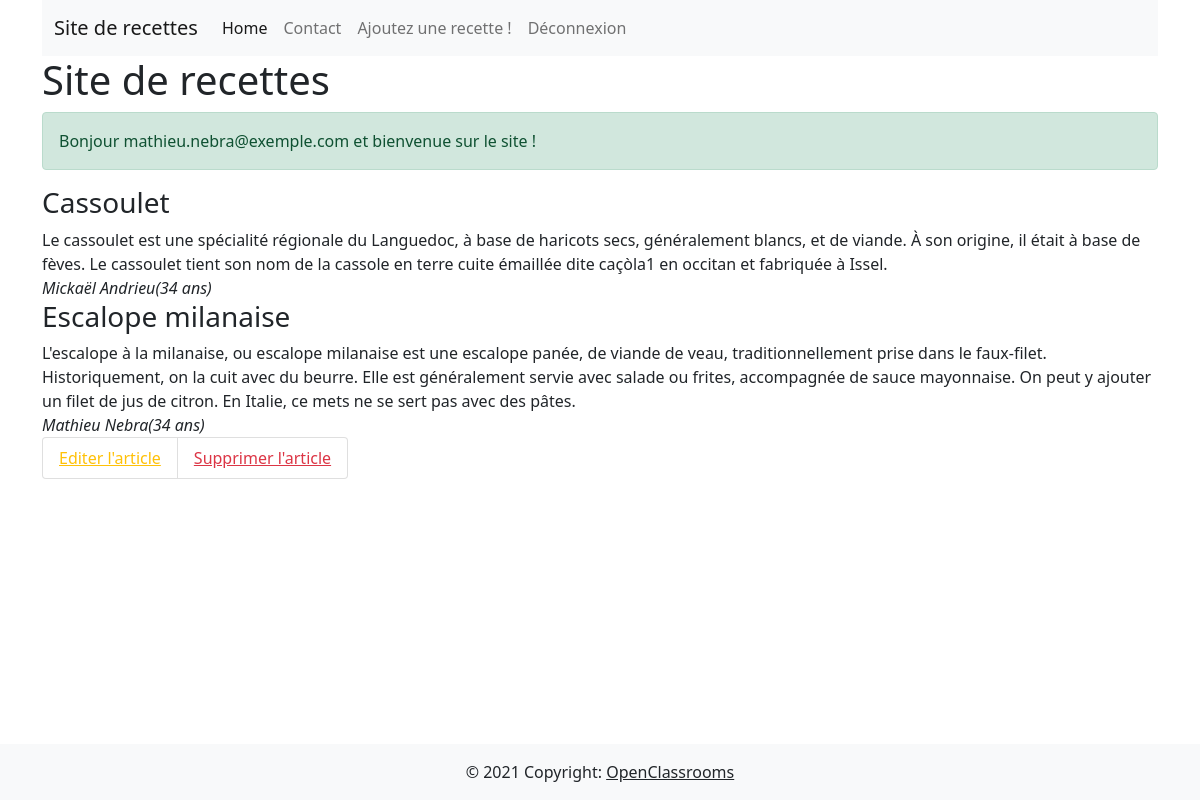
Page /index.php (signed in) on the committed database.
### tables this page shows
CREATE TABLE IF NOT EXISTS `recipes` (
    `recipe_id` int(11) NOT NULL AUTO_INCREMENT,
    `title` varchar(128) NOT NULL,
    `recipe` TEXT NOT NULL,
    `author` varchar(255) NOT NULL,
    `is_enabled` BOOLEAN NOT NULL,
    PRIMARY KEY (`recipe_id`)
    );

CREATE TABLE IF NOT EXISTS `users` (
    `user_id` int(11) NOT NULL AUTO_INCREMENT,
    `full_name` varchar(64) NOT NULL,
    `email` varchar(255) NOT NULL,
    `password` varchar(255) NOT NULL,
    `age` INT NOT NULL,
    PRIMARY KEY (`user_id`)
    );

### variables.php (called while the page is built)
<?php
require_once 'databaseconnect.php';
$usersStatement = $mysqlClient->prepare('SELECT * FROM users');
$usersStatement->execute();
$users = $usersStatement->fetchAll();
$recipesStatement = $mysqlClient->prepare('SELECT * FROM recipes WHERE is_enabled is TRUE');
$recipesStatement->execute();
$recipes = $recipesStatement->fetchAll();
?>

### functions.php (called while the page is built, shortened)
<?php
function displayAuthor(string $authorEmail, array $users): string
{
    foreach ($users as $user) {
        if ($authorEmail === $user['email']) {
            return $user['full_name'] . '(' . $user['age'] . ' ans)';
        }
    }
    return 'Auteur inconnu';
}
function isValidRecipe(array $recipe): bool
{
    if (array_key_exists('is_enabled', $recipe)) {
        $isEnabled = $recipe['is_enabled'];
    } else {
        $isEnabled = false;
    }
    return $isEnabled;
}
function getRecipes(array $recipes): array
{
    $valid_recipes = [];
    foreach ($recipes as $recipe) {
        if (isValidRecipe($recipe)) {
            $valid_recipes[] = $recipe;
        }
    }
    return $valid_recipes;
}

### index.php (the view, shortened to what this page needs)
<?php
require_once(__DIR__ . '/variables.php');
require_once(__DIR__ . '/functions.php');
?>
<!DOCTYPE html>
<html>
<head>
    <link href="https://cdn.jsdelivr.net/npm/bootstrap@5.0.2/dist/css/bootstrap.min.css" rel="stylesheet">
</head>
<body class="d-flex flex-column min-vh-100">
    <div class="container">
        <?php require_once(__DIR__ . '/header.php'); ?>
        <h1>Site de recettes</h1>
        <?php require_once(__DIR__ . '/login.php'); ?>
        <?php foreach (getRecipes($recipes) as $recipe) : ?>
            <article>
                <h3><?php echo $recipe['title']; ?></h3>
                <div><?php echo $recipe['recipe']; ?></div>
                <i><?php echo displayAuthor($recipe['author'], $users); ?></i>
                <?php if (isset($_SESSION['LOGGED_USER']) && $recipe['author'] === $_SESSION['LOGGED_USER']['email']) : ?>
                    <ul class="list-group list-group-horizontal">
                        <li class="list-group-item"><a class="link-warning" href="recipes_update.php?id=<?php echo($recipe['recipe_id']); ?>">Editer l'article</a></li>
                        <li class="list-group-item"><a class="link-danger" href="recipes_delete.php?id=<?php echo($recipe['recipe_id']); ?>">Supprimer l'article</a></li>
                    </ul>
                <?php endif; ?>
            </article>
        <?php endforeach ?>
    </div>
    <?php require_once(__DIR__ . '/footer.php'); ?>
</body>
</html>

### rows in the picture
recipes: title "Cassoulet", recipe "Le cassoulet est une spécialité régionale du Languedoc, à base de haricots secs, généralement blancs, et de viande. À son origine, il était à base de fèves. Le cassoulet tient son nom de la cassole en terre cuite émaillée dite caçòla1 en occitan et fabriquée à Issel.", author.age "Mickaël Andrieu(34 ans)"
recipes: title "Escalope milanaise", recipe "L'escalope à la milanaise, ou escalope milanaise est une escalope panée, de viande de veau, traditionnellement prise dans le faux-filet. Historiquement, on la cuit avec du beurre. Elle est généralement servie avec salade ou frites, accompagnée de sauce mayonnaise. On peut y ajouter un filet de jus de citron. En Italie, ce mets ne se sert pas avec des pâtes.", author.age "Mathieu Nebra(34 ans)"

### other values in the picture
$_SESSION['LOGGED_USER']['email'] "mathieu.nebra@exemple.com"
